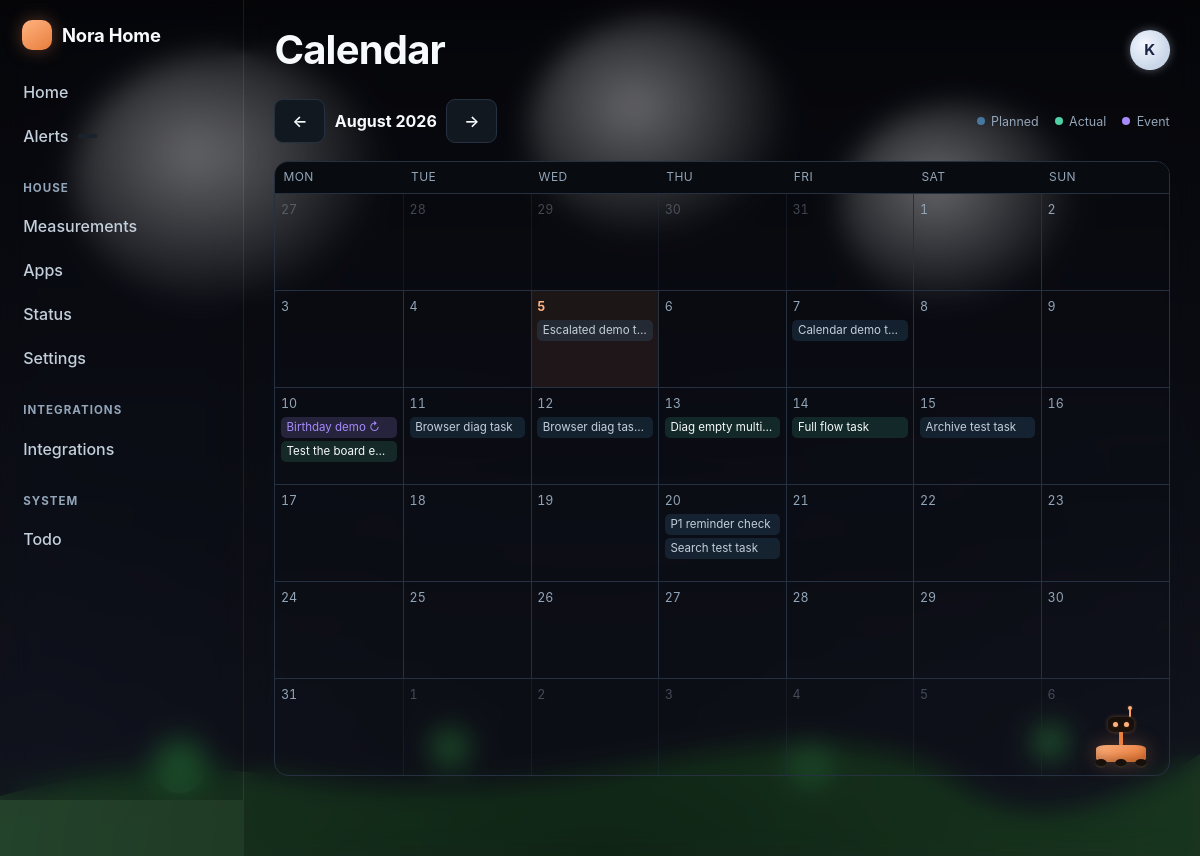
The page /todo/calendar/ (signed in) on the database its author committed.
### nora_home/accounts/models.py (models this page shows, shortened)
class HouseMember(AbstractUser):
    class Role(models.TextChoices):
        MEMBER = "member", "Member"
        ADULT = "adult", "Adult"
        ADMIN = "admin", "Admin"
    display_name = models.CharField(max_length=60, blank=True)
    role = models.CharField(max_length=10, choices=Role.choices, default=Role.MEMBER,
                            db_index=True)
    avatar = models.ImageField(upload_to="avatars/", blank=True, null=True)
    accent_color = models.CharField(max_length=9, blank=True,
                                    help_text="Hex colour used for this person's rows.")
    birthday = models.DateField(null=True, blank=True)
    timezone = models.CharField(max_length=64, blank=True)
    slack_user_id = models.CharField(max_length=32, blank=True,
                                     help_text="Slack member ID, e.g. U01ABCDEF.")
    slack_dm_channel = models.CharField(max_length=32, blank=True)
    phone = models.CharField(max_length=32, blank=True)
    quiet_hours_start = models.PositiveSmallIntegerField(default=22)
    quiet_hours_end = models.PositiveSmallIntegerField(default=7)
    notifications_enabled = models.BooleanField(default=True)
    preferred_channels = models.JSONField(default=list, blank=True)
    escalation_contacts = models.ManyToManyField(
        "self", symmetrical=False, blank=True, related_name="escalation_watch_for",
        through="EscalationContact",
    )
    is_on_wall_display = models.BooleanField(
        default=True, help_text="Show this person's items on the 24\" display.")
    class Meta:
        ordering = ["display_name", "username"]
    @property
    def name(self) -> str:
        return self.display_name or self.get_full_name() or self.get_username()

### nora_home/todo/models.py (models this page shows, shortened)
class Instance(UUIDModel, TimeStampedModel):
    task = models.ForeignKey(Task, on_delete=models.CASCADE, related_name="instances")
    due_at = models.DateTimeField(db_index=True)
    outcome = models.CharField(max_length=17, choices=InstanceOutcome.choices,
                               default=InstanceOutcome.PENDING, db_index=True)
    completed_at = models.DateTimeField(null=True, blank=True)
    completed_by = models.ForeignKey(settings.AUTH_USER_MODEL, null=True, blank=True,
                                     on_delete=models.SET_NULL,
                                     related_name="todo_completed_instances")
    actual_minutes = models.PositiveIntegerField(null=True, blank=True)
    note = models.TextField(blank=True)
    approved_at = models.DateTimeField(null=True, blank=True)
    approved_by = models.ForeignKey(settings.AUTH_USER_MODEL, null=True, blank=True,
                                    on_delete=models.SET_NULL,
                                    related_name="todo_approved_instances")
    skipped_at = models.DateTimeField(null=True, blank=True)
    escalation_level = models.PositiveSmallIntegerField(default=0, db_index=True)
    last_escalated_at = models.DateTimeField(null=True, blank=True)
    acknowledged_at = models.DateTimeField(null=True, blank=True)
    acknowledged_by = models.ForeignKey(settings.AUTH_USER_MODEL, null=True, blank=True,
                                        on_delete=models.SET_NULL,
                                        related_name="todo_acknowledged_instances")
    class Meta:
        ordering = ["due_at"]
        indexes = [models.Index(fields=["task", "outcome", "due_at"])]

class Task(UUIDModel, OwnedModel, SoftDeleteModel):
    title = models.CharField(max_length=200)
    description = models.TextField(blank=True)  # plain text, deliberately — §3
    priority = models.PositiveSmallIntegerField(choices=Priority.choices)
    labels = models.ManyToManyField("todo.Label", blank=True, related_name="tasks")
    assignees = models.ManyToManyField(settings.AUTH_USER_MODEL, blank=True,
                                       related_name="todo_assigned_tasks")
    approver = models.ForeignKey(settings.AUTH_USER_MODEL, null=True, blank=True,
                                 on_delete=models.SET_NULL,
                                 related_name="todo_tasks_to_approve")
    source = models.CharField(max_length=6, choices=TaskSource.choices,
                              default=TaskSource.USER)
    due_on = models.DateField(null=True, blank=True)
    due_time = models.TimeField(null=True, blank=True)
    deadline_firm = models.BooleanField(default=False)
    planned_minutes = models.PositiveIntegerField(null=True, blank=True)
    recurrence_type = models.CharField(max_length=7, choices=RecurrenceType.choices,
                                       default=RecurrenceType.NONE)
    recurrence_spec = models.JSONField(default=dict, blank=True)
    state = models.CharField(max_length=8, choices=TaskState.choices,
                             default=TaskState.OPEN, db_index=True)
    escalation_enabled = models.BooleanField(default=False)
    escalation_policy = models.ForeignKey(
        "tracker.EscalationPolicy", null=True, blank=True,
        on_delete=models.SET_NULL, related_name="+")
    alarm_kind = models.CharField(max_length=6, choices=AlarmKind.choices, blank=True)
    alarm_ref = models.CharField(max_length=300, blank=True)
    class Meta:
        ordering = ["priority", "-created_at"]
        indexes = [
            models.Index(fields=["state", "priority"]),
            models.Index(fields=["source", "state"]),
        ]
        constraints = [
            models.CheckConstraint(
                condition=(
                    models.Q(approver__isnull=True)
                    | models.Q(recurrence_type=RecurrenceType.NONE)
                ),
                name="todo_no_approver_on_recurring",
            ),
        ]
    def clean(self):
        from django.core.exceptions import ValidationError
        if self.approver_id and self.is_recurring:
            raise ValidationError({"approver": (
                "A recurring task cannot have an approver — every occurrence "
                "would need someone else's sign-off. If something genuinely "
                "needs checking every time, that is two tasks: one to do it, "
                "one to check it (see docs/Main_App/subsystems/todo.md §4a).")})

class Event(UUIDModel, SoftDeleteModel, TimeStampedModel):
    title = models.CharField(max_length=200)
    description = models.TextField(blank=True)
    owner = models.ForeignKey(settings.AUTH_USER_MODEL, null=True, blank=True,
                              on_delete=models.SET_NULL, related_name="todo_events")
    starts_at = models.DateTimeField()
    all_day = models.BooleanField(default=False)
    duration_minutes = models.PositiveIntegerField(null=True, blank=True)
    recurrence = models.CharField(max_length=6, choices=EventRecurrence.choices,
                                  default=EventRecurrence.NONE)
    labels = models.ManyToManyField("todo.Label", blank=True, related_name="events")
    class Meta:
        ordering = ["starts_at"]
        indexes = [models.Index(fields=["starts_at"])]

### nora_home/todo/views.py (the view)
# urls.py: path("calendar/", views.calendar_view, name="calendar"),
@login_required
def calendar_view(request):
    today = timezone.localdate()
    try:
        year = int(request.GET.get("year", today.year))
        month = int(request.GET.get("month", today.month))
        date(year, month, 1)  # raises for an out-of-range month/year
    except (TypeError, ValueError):
        year, month = today.year, today.month
    weeks = month_weeks(year, month)
    range_start, range_end = weeks[0][0], weeks[-1][-1]
    members = scope_members(request)
    tasks = api.tasks_for(members, queryset=Task.objects.alive().exclude(state=TaskState.ARCHIVED))
    instances = (Instance.objects
                 .filter(due_at__date__gte=range_start, due_at__date__lte=range_end,
                        task__in=tasks)
                 .select_related("task")
                 .order_by("due_at"))
    planned = defaultdict(list)
    actual = defaultdict(list)
    for instance in instances:
        day = timezone.localtime(instance.due_at).date()
        bucket = planned if instance.outcome == InstanceOutcome.PENDING else actual
        bucket[day].append(instance)
    member_ids = [m.pk for m in members]
    events = Event.objects.alive().filter(Q(owner__isnull=True) | Q(owner_id__in=member_ids))
    days_flat = [day for week in weeks for day in week]
    events_on = events_by_day(events, days_flat)
    grid = [
        [{
            "date": day, "in_month": day.month == month, "is_today": day == today,
            "planned": planned.get(day, []), "actual": actual.get(day, []),
            "events": events_on.get(day, []),
        } for day in week]
        for week in weeks
    ]
    prev_year, prev_month = shift_month(year, month, -1)
    next_year, next_month = shift_month(year, month, 1)
    return render(request, "todo/calendar.html", {
        "grid": grid,
        "month_label": date(year, month, 1).strftime("%B %Y"),
        "prev_url": f"?year={prev_year}&month={prev_month}",
        "next_url": f"?year={next_year}&month={next_month}",
        "on_current_month": year == today.year and month == today.month,
        "page_title": "Calendar",
    })

### templates/todo/calendar.html (shortened to what this page needs)
{% extends "base.html" %}
{% load static %}
{% block head %}
  <link rel="stylesheet" href="{% static 'nora_home/css/todo.css' %}">
{% endblock %}
{% block heading %}Calendar{% endblock %}
{% block content %}
  <div class="todo-toolbar">
    <a class="btn" href="{{ prev_url }}" aria-label="Previous month">&larr;</a>
    <strong>{{ month_label }}</strong>
    <a class="btn" href="{{ next_url }}" aria-label="Next month">&rarr;</a>
    <span class="todo-cal-key">
      <span class="todo-cal-key__dot todo-cal-key__dot--planned"></span> Planned
      <span class="todo-cal-key__dot todo-cal-key__dot--actual"></span> Actual
      <span class="todo-cal-key__dot todo-cal-key__dot--event"></span> Event
    </span>
  </div>
  <div class="todo-cal">
    <div class="todo-cal__weekdays">
      <span>Mon</span><span>Tue</span><span>Wed</span><span>Thu</span>
      <span>Fri</span><span>Sat</span><span>Sun</span>
    </div>
    {% for week in grid %}
      <div class="todo-cal__week">
        {% for day in week %}
          <div class="todo-cal__day{% if not day.in_month %} todo-cal__day--out{% endif %}{% if day.is_today %} todo-cal__day--today{% endif %}">
            <div class="todo-cal__daynum">{{ day.date|date:"j" }}</div>
            <div class="todo-cal__items">
              {% for event in day.events %}
                <div class="todo-cal__item todo-cal__item--event" title="{{ event.title }}">
                  {{ event.title }}
                  {% if event.recurrence == "yearly" %}<span title="Repeats every year">&#8635;</span>{% endif %}
                </div>
              {% endfor %}
              {% for instance in day.actual %}
                <a class="todo-cal__item todo-cal__item--actual todo-outcome--{{ instance.outcome }}"
                   href="{% url 'todo:detail' instance.task.uuid %}" title="{{ instance.task.title }}">
                  {{ instance.task.title }}
                </a>
              {% endfor %}
              {% for instance in day.planned %}
                <a class="todo-cal__item todo-cal__item--planned"
                   href="{% url 'todo:detail' instance.task.uuid %}" title="{{ instance.task.title }}">
                  {{ instance.task.title }}
                </a>
              {% endfor %}
            </div>
          </div>
        {% endfor %}
      </div>
    {% endfor %}
  </div>
{% endblock %}

### templates/base.html (shortened to what this page needs)
{% load static %}<!doctype html>
<html lang="en" data-surface="{{ surface }}" data-theme="dark"
      data-season="{{ nh_season }}" data-daypart="{{ nh_daypart }}" data-weather="{{ nh_weather }}"
      {% if not nh_bot_enabled %}data-nh-bot="off"{% endif %}>
<head>
  <link rel="stylesheet" href="{% static 'nora_home/css/nora-home.css' %}">
  <link rel="stylesheet" href="{% static 'nora_home/css/nh-scene.css' %}">
  {% if nh_bot_enabled %}<link rel="stylesheet" href="{% static 'nora_home/css/nh-bot.css' %}">{% endif %}
  {% block head %}{% endblock %}
</head>
<body>
{% block body %}
{% include "partials/scene.html" %}
<div class="shell">
  <nav class="sidebar" aria-label="House navigation">
    <a class="brand" href="/">
      <span class="brand-mark" aria-hidden="true"></span>
      <span>{{ house_name }}</span>
    </a>
    <div class="nav-group">
      <a class="nav-link" href="{% url 'core:dashboard' %}"
         {% if request.path == '/home/' %}aria-current="page"{% endif %}>Home</a>
      <a class="nav-link" href="{% url 'notifications:inbox' %}">
        Alerts <span class="pill" data-nh-bell data-count="0" hidden></span>
      </a>
    </div>
    {% for group in nav %}
      <div class="nav-group">
        <div class="nav-group-label">{{ group.label }}</div>
        {% for app in group.apps %}
          {% if app.slug != 'notifications' %}
            <a class="nav-link" href="{{ app.url }}"
               {% if request.path == app.url %}aria-current="page"{% endif %}>{{ app.title }}</a>
          {% endif %}
        {% endfor %}
        {% if group.key == 'house' %}
          <a class="nav-link" href="{% url 'core:app_directory' %}">Apps</a>
          <a class="nav-link" href="{% url 'core:system_status' %}">Status</a>
          <a class="nav-link" href="{% url 'core:settings' %}">Settings</a>
        {% endif %}
      </div>
    {% endfor %}
  </nav>
  <main class="main">
    <div class="topbar">
      <h1>{% block heading %}{{ page_title|default:"Home" }}{% endblock %}</h1>
      <div class="topbar-actions">
        <details class="profile-menu">
          <summary class="profile-trigger" aria-label="Menu">
            {% if request.user.is_authenticated %}
              <span class="profile-avatar">{{ request.user.name|first|upper }}</span>
            {% endif %}
          </summary>
        </details>
      </div>
    </div>
    {% block content %}{% endblock %}
  </main>
</div>
{% endblock %}
</body>
</html>

### rows shown on the page
HouseMember: user.name|first "K"
Instance: task "Escalated demo…"
Instance: task "Calendar demo t…"
Event: title "Birthday demo"
Instance: task "Test the board e…"
Instance: task "Browser diag task"
Instance: task "Browser diag tas…"
Instance: task "Diag empty multi…"
Instance: task "Full flow task"
Instance: task "Archive test task"
Instance: task "P1 reminder check"
Instance: task "Search test task"

### other values the page prints
{{ house_name }} "Nora Home"
{{ group.label }} "HOUSE" "INTEGRATIONS" "SYSTEM"
{{ app.title }} "Measurements" "Integrations" "Todo"
{{ month_label }} "August 2026"
{{ day.date|date:"j" }} "27" "28" "29" "30" "31" "1" "2" "3" "4" "5" "6" "7" "8" "9" "10" "11" "12" "13" "14" "15" "16" "17" "18" "19" "20" "21" "22" "23" "24" "25" "26" "27" "28" "29" "30" "31" "1" "2" "3" "4" "5" "6"
